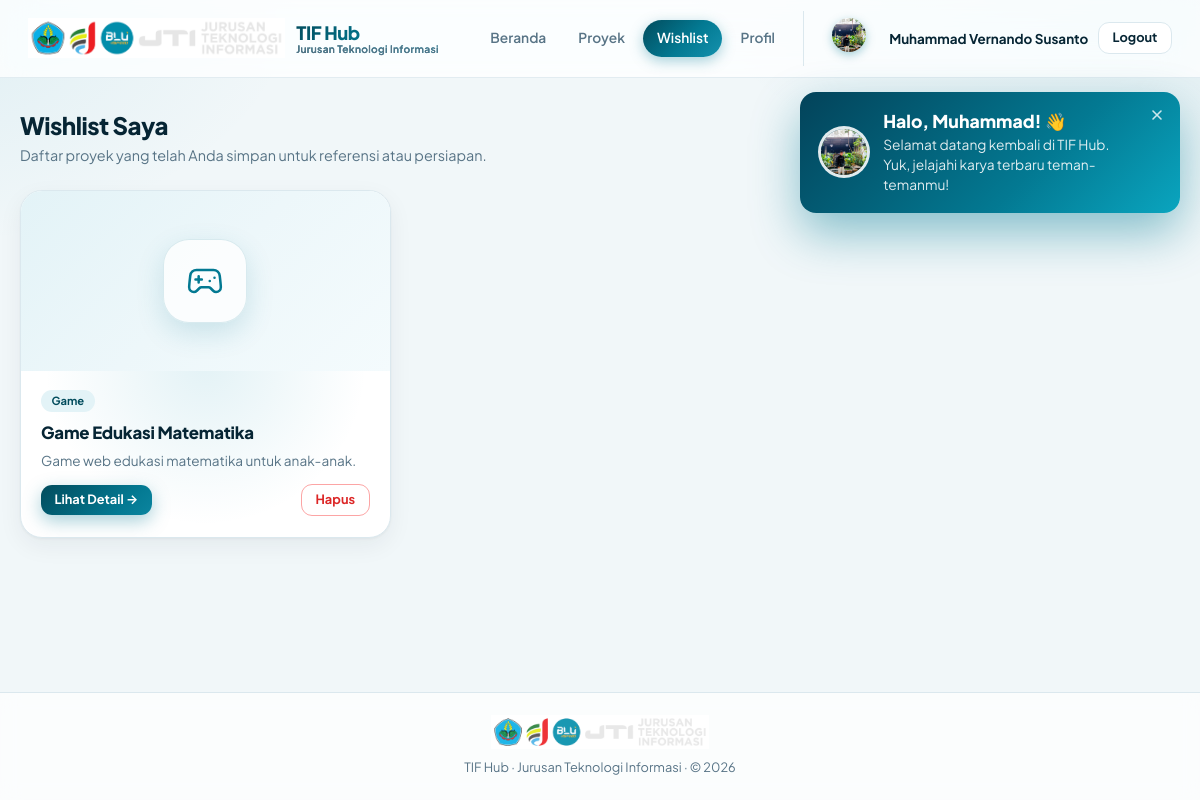
The page /wishlists (signed in) on the database its author committed.
### tables this page shows
CREATE TABLE `users` (
  `id` int(10) UNSIGNED NOT NULL,
  `nim` varchar(20) DEFAULT NULL,
  `name` varchar(100) NOT NULL,
  `email` varchar(150) NOT NULL,
  `password` varchar(255) NOT NULL,
  `role` enum('mahasiswa','admin') NOT NULL DEFAULT 'mahasiswa',
  `class` varchar(20) DEFAULT NULL,
  `semester` tinyint(3) UNSIGNED DEFAULT NULL,
  `status` enum('active','inactive') NOT NULL DEFAULT 'active',
  `avatar` varchar(255) DEFAULT NULL,
  `created_at` datetime NOT NULL DEFAULT current_timestamp(),
  `updated_at` datetime NOT NULL DEFAULT current_timestamp() ON UPDATE current_timestamp()
);

CREATE TABLE `wishlists` (
  `id` int(10) UNSIGNED NOT NULL,
  `user_id` int(10) UNSIGNED NOT NULL,
  `project_id` int(10) UNSIGNED NOT NULL,
  `created_at` datetime NOT NULL DEFAULT current_timestamp()
);

CREATE TABLE `categories` (
  `id` int(10) UNSIGNED NOT NULL,
  `name` varchar(80) NOT NULL,
  `slug` varchar(80) NOT NULL,
  `type` enum('project','ticket','both') NOT NULL DEFAULT 'project',
  `icon` varchar(50) DEFAULT NULL,
  `created_at` datetime NOT NULL DEFAULT current_timestamp()
);

CREATE TABLE `projects` (
  `id` int(10) UNSIGNED NOT NULL,
  `title` varchar(200) NOT NULL,
  `slug` varchar(220) NOT NULL,
  `description` text NOT NULL,
  `short_desc` varchar(300) DEFAULT NULL,
  `thumbnail` varchar(255) DEFAULT NULL,
  `category_id` int(10) UNSIGNED DEFAULT NULL,
  `semester_id` int(10) UNSIGNED DEFAULT NULL,
  `course_name` varchar(150) DEFAULT NULL,
  `academic_year` varchar(20) DEFAULT NULL,
  `technologies` varchar(500) DEFAULT NULL,
  `github_url` varchar(500) DEFAULT NULL,
  `demo_url` varchar(500) DEFAULT NULL,
  `is_published` tinyint(1) NOT NULL DEFAULT 1,
  `is_claimable` tinyint(1) NOT NULL DEFAULT 1,
  `view_count` int(10) UNSIGNED NOT NULL DEFAULT 0,
  `created_by` int(10) UNSIGNED DEFAULT NULL,
  `created_at` datetime NOT NULL DEFAULT current_timestamp(),
  `updated_at` datetime NOT NULL DEFAULT current_timestamp() ON UPDATE current_timestamp()
);

### app/Controllers/WishlistController.php (called while the page is built, shortened)
<?php
class WishlistController extends Controller
{
    private Wishlist $wishlistModel;
    public function __construct()
    {
        $this->wishlistModel = new Wishlist();
    }
    public function index(): void
    {
        $user = Auth::user();
        $wishlists = $this->wishlistModel->getByUser((int) $user['id']);
        $this->view('wishlists/index', [
            'title'     => 'Wishlist Saya - TIF Hub',
            'user'      => $user,
            'wishlists' => $wishlists,
        ]);
    }
}

### public/index.php (called while the page is built, shortened)
<?php
spl_autoload_register(function (string $class): void {
    $prefix = 'App\\';
    $baseDir = dirname(__DIR__) . '/app/';
    $relativeClass = substr($class, strlen($prefix));
    $file = $baseDir . str_replace('\\', '/', $relativeClass) . '.php';
});
require dirname(__DIR__) . '/app/Helpers/helpers.php';
$router = new \App\Core\Router();
$router->dispatch();

### config/database.php (called while the page is built)
<?php
return [
    'host'     => getenv('DB_HOST') ?: '127.0.0.1',
    'port'     => getenv('DB_PORT') ?: '3306',
    'dbname'   => getenv('DB_NAME') ?: 'tif_hub',
    'username' => getenv('DB_USER') ?: 'root',
    'password' => getenv('DB_PASS') ?: '',
    'charset'  => 'utf8mb4',
    'options'  => [
        PDO::ATTR_ERRMODE            => PDO::ERRMODE_EXCEPTION,
        PDO::ATTR_DEFAULT_FETCH_MODE => PDO::FETCH_ASSOC,
        PDO::ATTR_EMULATE_PREPARES   => false,
    ],
];

### app/Core/Database.php (called while the page is built, shortened)
<?php
class Database
{
    private static ?PDO $instance = null;
    public static function getInstance(): PDO
    {
        if (self::$instance === null) {
            $config = require __DIR__ . '/../../config/database.php';
            $dsn = sprintf(
                'mysql:host=%s;port=%s;dbname=%s;charset=%s',
                $config['host'],
                $config['port'],
                $config['dbname'],
                $config['charset']
            );
            try {
                self::$instance = new PDO(
                    $dsn,
                    $config['username'],
                    $config['password'],
                    $config['options']
                );
            } catch (PDOException $e) {
                if (getenv('APP_DEBUG') === 'true') {
                    die('Database Connection Error: ' . $e->getMessage());
                }
                die('Database connection failed. Please try again later.');
            }
        }
        return self::$instance;
    }
}

### app/Core/Session.php (called while the page is built, shortened)
<?php
class Session
{
    public static function get(string $key, mixed $default = null): mixed
    {
        return $_SESSION[$key] ?? $default;
    }
    public static function has(string $key): bool
    {
        return isset($_SESSION[$key]);
    }
    public static function flash(string $key, mixed $value = null): mixed
    {
        $value = self::get('_flash_' . $key);
        return $value;
    }
}

### app/Core/Auth.php (called while the page is built, shortened)
<?php
class Auth
{
    public static function check(): bool
    {
        return Session::has('user_id');
    }
    public static function user(): ?array
    {
        if (!Session::has('user_avatar')) {
            try {
                $row = (new \App\Models\User())->find((int) Session::get('user_id'));
                $avatar = (string) ($row['avatar'] ?? '');
            } catch (\Throwable $e) {
            }
        }
        return [
            'id'       => Session::get('user_id'),
            'nim'      => Session::get('user_nim'),
            'name'     => Session::get('user_name'),
            'email'    => Session::get('user_email'),
            'role'     => Session::get('user_role'),
            'class'    => Session::get('user_class'),
            'semester' => Session::get('user_semester'),
            'avatar'   => Session::get('user_avatar') ?: null,
        ];
    }
}

### app/Core/Model.php (called while the page is built, shortened)
<?php
class Model
{
    protected PDO $db;
    protected string $table;
    public function __construct()
    {
        $this->db = Database::getInstance();
    }
    public function find(int $id): ?array
    {
        $stmt = $this->db->prepare("SELECT * FROM {$this->table} WHERE id = ?");
        $stmt->execute([$id]);
        $result = $stmt->fetch();
        return $result ?: null;
    }
}

### app/Models/Wishlist.php (called while the page is built, shortened)
<?php
class Wishlist extends Model
{
    public function getByUser(int $userId): array
    {
        $sql = "SELECT w.*, p.title, p.slug, p.short_desc, p.thumbnail, c.name AS category_name, c.icon AS category_icon
                FROM wishlists w
                JOIN projects p ON p.id = w.project_id
                LEFT JOIN categories c ON c.id = p.category_id
                WHERE w.user_id = ?
                ORDER BY w.created_at DESC";
        $stmt = $this->db->prepare($sql);
        $stmt->execute([$userId]);
        return $stmt->fetchAll();
    }
}

### app/Helpers/ImageUploader.php (called while the page is built, shortened)
<?php
class ImageUploader
{
    public static function avatarUrl(?string $filename): ?string
    {
        return $filename ? '/uploads/avatars/' . rawurlencode(basename($filename)) : null;
    }
}

### app/Views/wishlists/index.php (the view, shortened to what this page needs)
<div class="page-head">
    <div>
        <h1>Wishlist Saya</h1>
        <p>Daftar proyek yang telah Anda simpan untuk referensi atau persiapan.</p>
    </div>
</div>
<?php if (empty($wishlists)): ?>
<div class="empty-state">
    <div class="icon">🔖</div>
    <h2>Wishlist Masih Kosong</h2>
    <p>Anda belum menyimpan proyek apa pun ke dalam wishlist.</p>
    <a href="/projects" class="btn btn-primary mt-2">Jelajahi Katalog Proyek →</a>
</div>
<?php else: ?>
<div class="project-grid">
    <?php foreach ($wishlists as $w): ?>
    <article class="project-card">
        <a href="/projects/<?= e($w['slug']) ?>" class="thumb" aria-label="<?= e($w['title']) ?>">
            <?= project_thumb($w) ?>
        </a>
        <div class="body">
            <div class="badges">
                <span class="badge badge-primary"><?= e($w['category_name'] ?? 'Lainnya') ?></span>
            </div>
            <h3><?= e($w['title']) ?></h3>
            <p class="desc"><?= e($w['short_desc'] ?: truncate($w['description'] ?? '', 90)) ?></p>
            <div class="actions flex gap-1" style="justify-content:space-between; align-items:center;">
                <a href="/projects/<?= e($w['slug']) ?>" class="btn btn-primary btn-sm">Lihat Detail →</a>
                <form method="POST" action="/wishlists/<?= (int)$w['project_id'] ?>/remove" data-confirm="Proyek ini akan dihapus dari daftar wishlist kamu." data-confirm-title="Hapus dari wishlist?" data-confirm-ok="Ya, hapus" data-confirm-variant="danger" data-confirm-detail="<?= e($w['title'] ?? '') ?>">
                    <button type="submit" class="btn btn-outline btn-sm" style="color:#dc2626; border-color:#fca5a5;">Hapus</button>
                </form>
            </div>
        </div>
    </article>
    <?php endforeach; ?>
</div>
<?php endif; ?>

### app/Helpers/helpers.php (shortened to what this page needs)
<?php
function e(?string $value): string
{
    return htmlspecialchars($value ?? '', ENT_QUOTES, 'UTF-8');
}
function asset(string $path): string
{
    $path = ltrim($path, '/');
    $file = dirname(__DIR__, 2) . '/public/assets/' . $path;
    $v = is_file($file) ? '?v=' . filemtime($file) : '';
    return '/assets/' . $path . $v;
}
function icon(string $name, string $class = ''): string
{
    $body = $paths[$name] ?? $paths['box'];
    return '<svg class="ico' . ($class ? ' ' . e($class) : '') . '" viewBox="0 0 24 24" fill="none" stroke="currentColor"'
        . ' stroke-width="2" stroke-linecap="round" stroke-linejoin="round" aria-hidden="true">' . $body . '</svg>';
}
function category_icon(?string $stored, string $fallback = 'box'): string
{
    static $map = [
        '🌐' => 'globe',
        '📱' => 'smartphone',
        '💻' => 'monitor',
        '🔌' => 'wifi',
        '🤖' => 'cpu',
        '🎮' => 'gamepad',
        '📊' => 'database',
        '📦' => 'box',
    ];
    $stored = trim((string) $stored);
    return icon($map[$stored] ?? $fallback);
}
function project_cover(?array $project): ?string
{
    if (empty($project['thumbnail'])) return null;
    return '/uploads/projects/' . rawurlencode($project['thumbnail']);
}
function project_thumb(array $project): string
{
    $cover = project_cover($project);
    return '<span class="thumb-icon">' . category_icon($project['category_icon'] ?? null) . '</span>';
}

### app/Core/Router.php (shortened to what this page needs)
<?php
class Router
{
    private array $routes = [];
    private function addRoute(string $method, string $path, array|string $handler, array $middleware): void
    {
        $this->routes[] = [
            'method'     => $method,
            'path'       => $path,
            'handler'    => $handler,
            'middleware' => $middleware,
        ];
    }
    public function dispatch(): void
    {
        $method = $_SERVER['REQUEST_METHOD'];
        $uri = parse_url($_SERVER['REQUEST_URI'], PHP_URL_PATH);
        $uri = rtrim($uri, '/') ?: '/';
        foreach ($this->routes as $route) {
            if ($route['method'] !== $method) {
                continue;
            }
            $pattern = preg_replace('/\{([a-zA-Z_]+)\}/', '([^/]+)', $route['path']);
            $pattern = '#^' . $pattern . '$#';
            if (preg_match($pattern, $uri, $matches)) {
                array_shift($matches);
                $this->runHandler($route['handler'], $matches);
                return;
            }
        }
    }
    private function runHandler(array|string $handler, array $params): void
    {
        if (is_string($handler)) {
            [$controllerName, $method] = explode('@', $handler);
        } else {
            [$controllerName, $method] = $handler;
        }
        $controller = new $controllerName();
        call_user_func_array([$controller, $method], $params);
    }
}

### app/Views/layouts/student.php (shortened to what this page needs)
<?php $uri = parse_url($_SERVER['REQUEST_URI'] ?? '/', PHP_URL_PATH) ?: '/'; ?>
<!DOCTYPE html>
<html lang="id">
<head>
    <link rel="stylesheet" href="<?= asset('css/app.css') ?>">
    <link rel="stylesheet" href="<?= asset('css/animations.css') ?>">
</head>
<body style="display:flex;flex-direction:column;min-height:100vh;">
<nav class="navbar">
    <a href="/" class="brand">
        <img src="<?= asset('images/logo-jti.png') ?>" alt="JTI Logo">
        <div class="brand-text">
            <span>Jurusan Teknologi Informasi</span>
        </div>
    </a>
    <div class="nav-links">
        <a href="/" class="<?= $uri === '/' ? 'active' : '' ?>">Beranda</a>
        <a href="/projects" class="<?= str_starts_with($uri, '/projects') ? 'active' : '' ?>">Proyek</a>
        <a href="/wishlists" class="<?= str_starts_with($uri, '/wishlists') ? 'active' : '' ?>">Wishlist</a>
        <a href="/profile" class="<?= str_starts_with($uri, '/profile') ? 'active' : '' ?>">Profil</a>
        <div class="user-chip">
            <?php if (!empty($user['avatar'])): ?>
            <a href="/profile" aria-label="Profil saya"><img class="avatar" style="object-fit:cover;" src="<?= e(\App\Helpers\ImageUploader::avatarUrl($user['avatar'])) ?>" alt="Foto <?= e($user['name'] ?? '') ?>"></a>
            <?php else: ?>
            <span class="avatar"><?= e(initials($user['name'] ?? '')) ?></span>
            <?php endif; ?>
            <span class="user-name"><?= e($user['name'] ?? '') ?></span>
            <a href="/logout" class="btn btn-sm btn-outline">Logout</a>
        </div>
    </div>
</nav>
<main class="container" style="flex:1;width:100%;">
    <?php include __DIR__ . '/../partials/flash_toasts.php'; ?>
    <?= $content ?? '' ?>
</main>
<footer class="site-footer">
    <img src="<?= asset('images/logo-jti.png') ?>" alt="JTI">
    <p>TIF Hub · Jurusan Teknologi Informasi · &copy; <?= date('Y') ?></p>
</footer>
</body>
</html>

### app/Views/partials/flash_toasts.php (shortened to what this page needs)
<?php
$ftUser = $user ?? [];
$toasts = [];
if ($ftWelcome = Session::flash('welcome')) {
    $toasts[] = ['type' => 'welcome', 'name' => (string) $ftWelcome];
}
$ftClose = '<svg viewBox="0 0 24 24" width="16" height="16" fill="none" stroke="currentColor" stroke-width="2.4" stroke-linecap="round" stroke-linejoin="round" aria-hidden="true"><path d="M18 6 6 18M6 6l12 12"/></svg>';
?>
<?php if ($toasts): ?>
<div class="toast-stack" id="toast-stack" aria-live="polite" aria-atomic="false">
    <?php foreach ($toasts as $t): ?>
        <?php if ($t['type'] === 'welcome'):
            $first   = trim(explode(' ', trim($t['name']))[0] ?? '') ?: 'kamu';
            $isAdmin = (($ftUser['role'] ?? '') === 'admin');
            $avatar  = !empty($ftUser['avatar']) ? \App\Helpers\ImageUploader::avatarUrl($ftUser['avatar']) : null;
        ?>
        <div class="toast toast-welcome" role="status" data-timeout="6500" style="--t:6.5s;">
            <span class="t-avatar">
                <?php if ($avatar): ?><img src="<?= e($avatar) ?>" alt=""><?php else: ?><?= e(initials($t['name'])) ?><?php endif; ?>
            </span>
            <div class="t-body">
                <div class="t-title">Halo, <?= e($first) ?>! <span class="wave">👋</span></div>
                <div class="t-msg"><?= $isAdmin ? 'Selamat datang kembali di panel admin TIF Hub.' : 'Selamat datang kembali di TIF Hub. Yuk, jelajahi karya terbaru teman-temanmu!' ?></div>
            </div>
            <button type="button" class="t-close" aria-label="Tutup notifikasi"><?= $ftClose ?></button>
        </div>
        <?php endif; ?>
    <?php endforeach; ?>
</div>
<?php endif; ?>

### rows shown on the page
users: avatar (picture), name "Muhammad Vernando Susanto"
wishlists: categories.name "Game", project.title "Game Edukasi Matematika", project.short_desc "Game web edukasi matematika untuk anak-anak."

### other values the page prints
$first "Muhammad"
